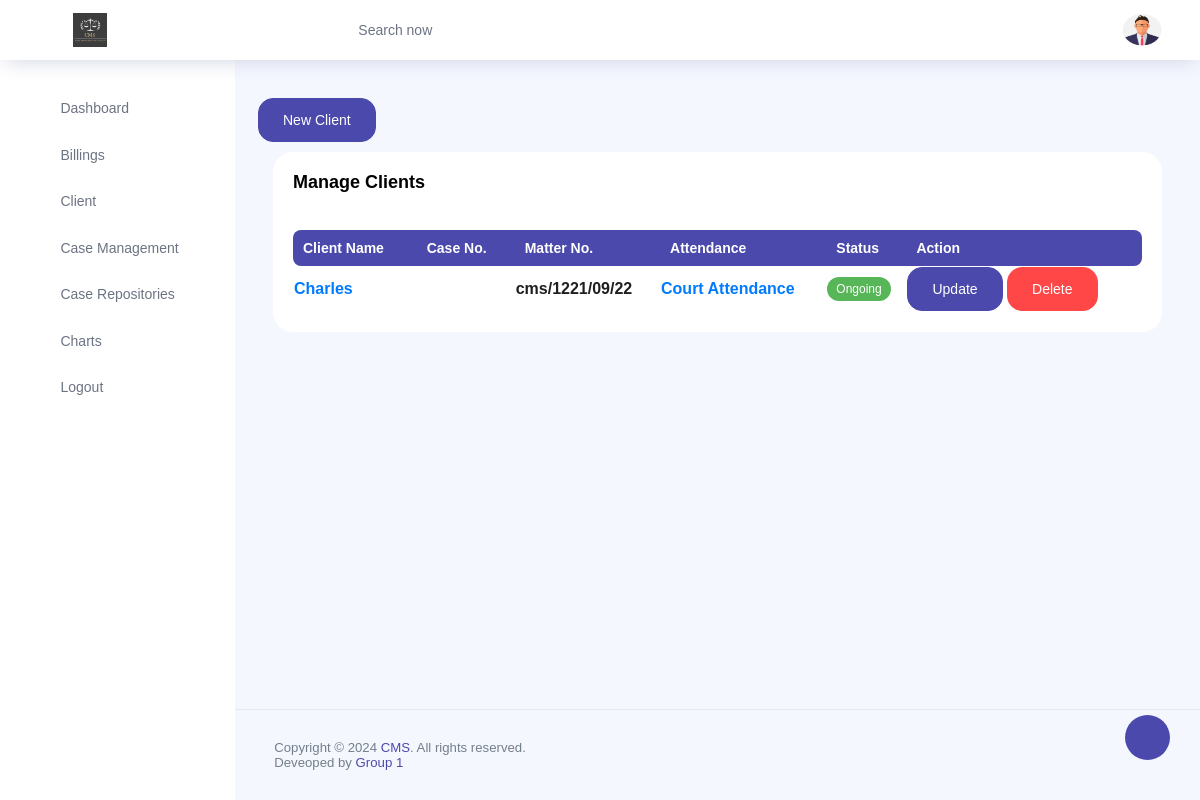
/clientManagement/, run on an earlier commit of the app's database.
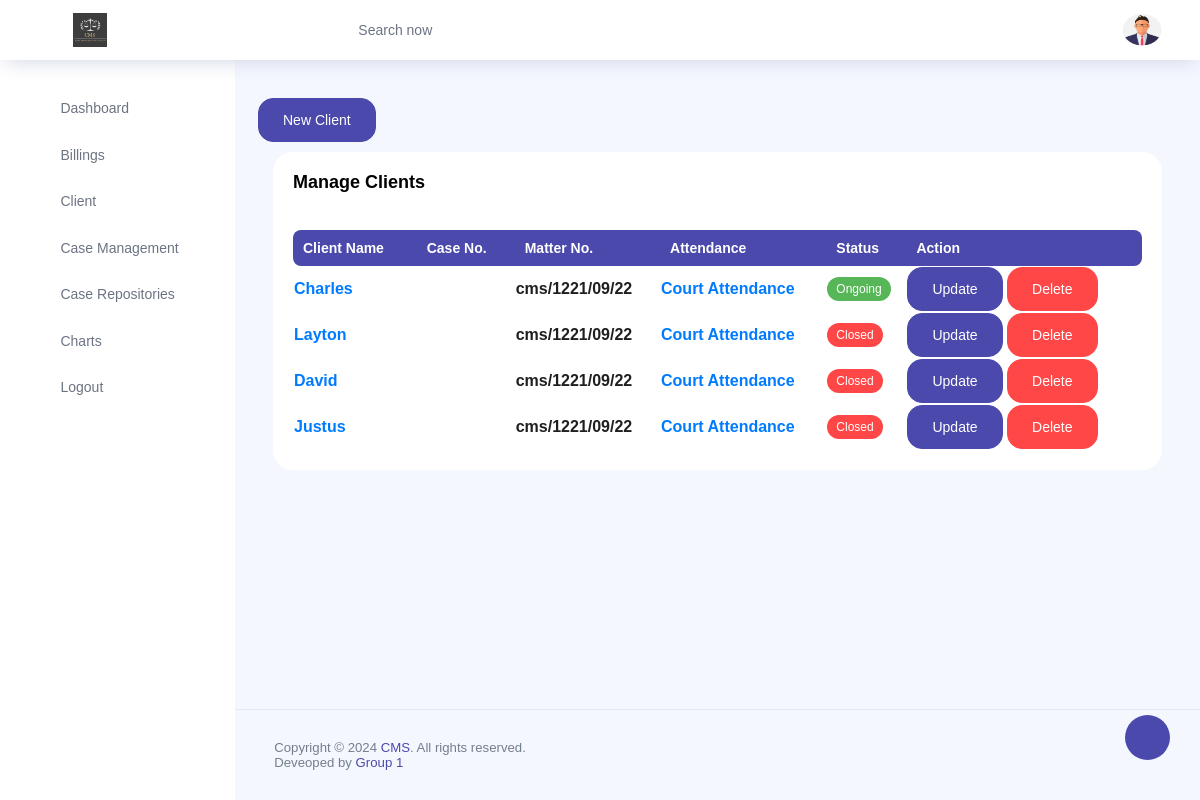
And on a later commit of the database.
### app/models.py (models this page shows, shortened)
class Clients(models.Model):
    first_name = models.CharField(max_length=100)
    sir_name = models.CharField(max_length=100)
    phone_number = models.CharField(max_length=15)
    email = models.EmailField()
    county = models.CharField(max_length=100)
    country = models.CharField(max_length=100)
    status= models.CharField(max_length=100,choices=[('ongoing','ongoing'),('case closed','case closed')],default='ongoing',blank=True,null=True)
    matter_number = models.CharField(max_length=100)
    matter_name = models.CharField(max_length=100)
    document_upload = models.FileField(upload_to='documents/')
    description = models.TextField()
    pleading_status = models.CharField(
        max_length=50,
        choices=[('plaintiff', 'Plaintiff'), ('defendant', 'Defendant')]
    )
    MATTER_TYPE_CHOICES = [
        ('criminal', 'Criminal'),
        ('civil', 'Civil'),
        ('other', 'Other Services'),
    ]
    CRIMINAL_CHOICES = [
        ('option1', 'Option 1'),
        ('option2', 'Option 2'),
        ('option3', 'Option 3'),
    ]
    CIVIL_CHOICES = [
        ('option1', 'Option 1'),
        ('option2', 'Option 2'),
        ('option3', 'Option 3'),
    ]
    OTHER_SERVICES_CHOICES = [
        ('option1', 'Option 1'),
        ('option2', 'Option 2'),
        ('option3', 'Option 3'),
    ]
    statement = models.TextField()
    dispute = models.CharField(max_length=50, choices=MATTER_TYPE_CHOICES)
    criminal_sub_option = models.CharField(max_length=50, blank=True, null=True, choices=CRIMINAL_CHOICES)
    civil_sub_option = models.CharField(max_length=50, blank=True, null=True, choices=CIVIL_CHOICES)
    other_services_sub_option = models.CharField(max_length=50, blank=True, null=True, choices=OTHER_SERVICES_CHOICES)
    billing = models.CharField(default=0.0,blank=True,null=True,max_length=100)
    payment_status = models.CharField(
        max_length=50,
        null=True,
        blank=True,
        choices=[('paid', 'Paid'), ('unpaid', 'Unpaid'), ('pro Bono', 'pro_Bono')]
    )

### app/views.py (the view)
# urls.py: path("clientManagement/", clientManagement, name="clientManagement"),
def clientManagement(request):
    data=Clients.objects.all()
    context = {
        "data": data,
    }
    return render(request, "clientManagement.html",context)

### app/templates/clientManagement.html (shortened to what this page needs)
{% extends 'base.html'  %}
{% block content %}
<div class="content-wrapper">
    <div class="row">
        <a href="{% url 'newClient' %}" class="btn btn-primary">New Client</a>
    </div>
    <div class="row" style="margin-top: 10px;">
        <div class="col-md-12 grid-margin stretch-card">
            <div class="card">
                <div class="card-body">
                    <p class="card-title">Manage Clients</p>
                    <br>
                    <div class="row">
                        <div class="col-12">
                            <div class="table-responsive">
                                <table id="example" class="display expandable-table" style="width:100%">
                                    <thead>
                                        <tr>
                                            <th>Client Name</th>
                                            <th>Case No.</th>
                                            <th>Matter No.</th>
                                            <th>Attendance</th>
                                            <th>Status</th>
                                            <th>Action</th>
                                        </tr>
                                    </thead>
                                    <tbody>
                                        {% for client in data %}
                                        <tr>
                                            <th><a href="/clientInfo/{{client.id}}">{{client.first_name}}</a></th>
                                            <th>{{client.name}}</th>
                                            <th>{{client.matter_number}}</th>
                                            <th><a href="/courtAttendances/{{client.id}}">Court Attendance</a></th>
                                            <th>
                                                {% if client.status == 'ongoing' %}
                                                <span class="badge badge-success">Ongoing</span>
                                                {% else %}
                                                <span class="badge badge-danger">Closed</span>
                                                {% endif %}
                                            </th>
                                            <th>
                                                <a href="/updateClient/{{client.id}}" class="btn btn-primary">Update</a>
                                                <a href="/deleteClient/{{client.id}}" onclick="return confirm('Are you sure you want to delete?')" class="btn btn-danger">Delete</a>
                                            </th>
                                        </tr>
                                        {% endfor %}
                                    </tbody>
                                </table>
                            </div>
                        </div>
                    </div>
                </div>
            </div>
        </div>
    </div>
</div>
{% endblock %}

### app/templates/base.html (shortened to what this page needs)
{% load static %}
<!DOCTYPE html>
<html lang="en">
    <head>
        <link rel="stylesheet" href="/static/vendors/feather/feather.css">
        <link rel="stylesheet" href="/static/vendors/ti-icons/css/themify-icons.css">
        <link rel="stylesheet" href="/static/vendors/css/vendor.bundle.base.css">
        <link rel="stylesheet" href="/static/css/vertical-layout-light/style.css">
        <link rel="stylesheet" href="/static/main/style.css">
    </head>
    <body>
        <div class="container-scroller">
            <nav class="navbar col-lg-12 col-12 p-0 fixed-top d-flex flex-row">
                <div class="text-center navbar-brand-wrapper d-flex align-items-center justify-content-center">
                    <a class="navbar-brand brand-logo mr-5" href="{% url 'home' %}"><img src="/static/images/logo.jpeg" class="mr-2" alt="logo"/></a>
                </div>
                <div class="navbar-menu-wrapper d-flex align-items-center justify-content-end">
                    <button class="navbar-toggler navbar-toggler align-self-center" type="button" data-toggle="minimize">
                        <span class="icon-menu"></span>
                    </button>
                    <ul class="navbar-nav mr-lg-2">
                        <li class="nav-item nav-search d-none d-lg-block">
                            <div class="input-group">
                                <div class="input-group-prepend hover-cursor" id="navbar-search-icon">
                                    <span class="input-group-text" id="search">
                                        <i class="icon-search"></i>
                                    </span>
                                </div>
                                <input type="text" class="form-control" id="navbar-search-input" placeholder="Search now" aria-label="search" aria-describedby="search">
                            </div>
                        </li>
                    </ul>
                    <ul class="navbar-nav navbar-nav-right">
                        <li class="nav-item nav-profile dropdown">
                            <a class="nav-link dropdown-toggle" href="#" data-toggle="dropdown" id="profileDropdown">
                                <img src="/static/images/profile.jpg" alt="profile"/>
                            </a>
                        </li>
                    </ul>
                </div>
            </nav>
            <div class="container-fluid page-body-wrapper">
                <div class="theme-setting-wrapper">
                    <div id="settings-trigger"><i class="ti-settings"></i></div>
                </div>
                <nav class="sidebar sidebar-offcanvas" id="sidebar">
                    <ul class="nav">
                        <li class="nav-item">
                            <a class="nav-link" href="{% url 'home' %}">
                                <i class="icon-grid menu-icon"></i>
                                <span class="menu-title">Dashboard</span>
                            </a>
                        </li>
                        <li class="nav-item">
                            <a class="nav-link" href="{% url 'Billing' %}">
                                <i class="icon-grid menu-icon"></i>
                                <span class="menu-title">Billings</span>
                            </a>
                        </li>
                        <li class="nav-item">
                            <a class="nav-link" data-toggle="collapse" href="#icons" aria-expanded="false" aria-controls="icons">
                                <i class="icon-contract menu-icon"></i>
                                <span class="menu-title">Client</span>
                                <i class="menu-arrow"></i>
                            </a>
                        </li>
                        <li class="nav-item">
                            <a class="nav-link" data-toggle="collapse" href="#ui-basic" aria-expanded="false" aria-controls="ui-basic">
                                <i class="icon-layout menu-icon"></i>
                                <span class="menu-title">Case Management</span>
                                <i class="menu-arrow"></i>
                            </a>
                        </li>
                        <li class="nav-item">
                            <a class="nav-link" data-toggle="collapse" href="#form-elements" aria-expanded="false" aria-controls="form-elements">
                                <i class="icon-columns menu-icon"></i>
                                <span class="menu-title">Case Repositories</span>
                                <i class="menu-arrow"></i>
                            </a>
                        </li>
                        <li class="nav-item">
                            <a class="nav-link" data-toggle="collapse" href="#charts" aria-expanded="false" aria-controls="charts">
                                <i class="icon-bar-graph menu-icon"></i>
                                <span class="menu-title">Charts</span>
                                <i class="menu-arrow"></i>
                            </a>
                        </li>
                        <li class="nav-item">
                            <a class="nav-link" href="{% url 'signout' %}">
                                <i class="icon-head menu-icon"></i>
                                <span class="menu-title">Logout</span>
                            </a>
                        </li>
                    </ul>
                </nav>
                <div class="main-panel">
                   {% block content %}
                   {% endblock %}
                    <footer class="footer">
                        <div class="d-sm-flex justify-content-center justify-content-sm-between">
                            <span class="text-muted text-center text-sm-left d-block d-sm-inline-block">Copyright © <script>document.write(new Date().getFullYear())</script> <a href="{% url 'signin' %}" target="_blank">CMS</a>. All rights reserved.</span>
                        </div>
                        <div class="d-sm-flex justify-content-center justify-content-sm-between">
                            <span class="text-muted text-center text-sm-left d-block d-sm-inline-block">Deveoped by <a href="" target="_blank">Group 1</a></span>
                        </div>
                    </footer>
                </div>
            </div>
        </div>
    </body>
</html>

What changed in the data, as far as the page shows it:
added Clients: first_name "Layton", matter_number "cms/1221/09/22", status "Closed"
added Clients: first_name "David", matter_number "cms/1221/09/22", status "Closed"
added Clients: first_name "Justus", matter_number "cms/1221/09/22", status "Closed"
